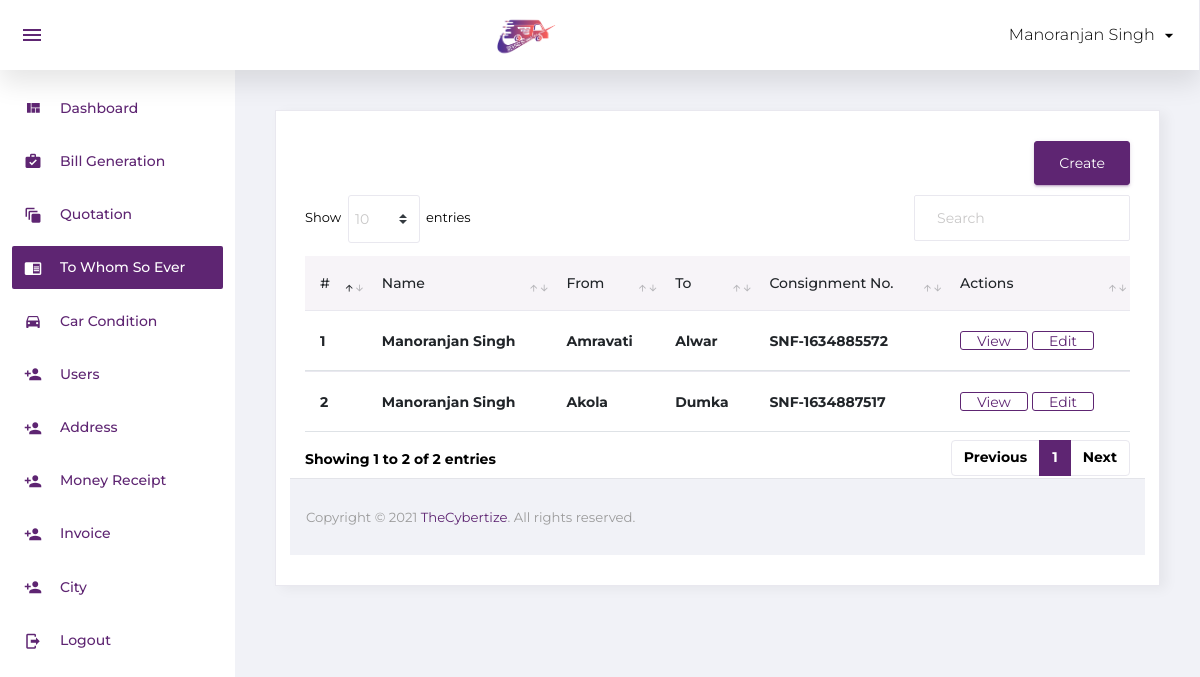
/to-whom-so-everlist.php (signed in), run on the app's committed database.
### tables this page shows
CREATE TABLE `towhom` (
  `id` int(11) NOT NULL,
  `name` varchar(50) NOT NULL,
  `fromaddress` varchar(255) NOT NULL,
  `toaddress` varchar(255) NOT NULL,
  `cnoteno` varchar(100) NOT NULL,
  `date` date NOT NULL DEFAULT current_timestamp(),
  `data` longtext NOT NULL CHECK (json_valid(`data`)),
  `email` varchar(50) NOT NULL,
  `contact` int(15) NOT NULL,
  `oaddress` varchar(255) NOT NULL,
  `faddress` varchar(255) NOT NULL,
  `psign` varchar(100) NOT NULL,
  `osign` varchar(100) NOT NULL
);

### to-whom-so-everlist.php (the view)
<?php
include 'config.php';
include 'include/header.php';
?>
         <div class="content-wrapper">
          <div class="card">
            <div class="card-body">
              <div class="row">
                <div class="col-sm-12">
                        <a href="to-whom-so-ever.php"><button type="button" class="btn btn-primary adUserbtn">Create</button></a>
                </div>
              </div>
              <div class="row">
                <div class="col-12">
                  <div class="table-responsive">
                    <table id="order-listing" class="table">
                      <thead>
                        <tr>
                            <th>#</th>
                            <th>Name</th>
                            <th>From</th>
                            <th>To</th>
                            <th>Consignment No.</th>
                            <th>Actions</th>
                        </tr>
                      </thead>
                      <tbody>
                        <?php
                        $sql="SELECT * from towhom";
                        $query = mysqli_query($con, $sql);
                        $count = mysqli_num_rows($query);
                        if ($count > 0) {
                          $n = 1;
                          while($rows=mysqli_fetch_assoc($query)){ ?>
                            <tr>
                            <td><?php echo $n; ?></td>
                            <td><?php echo $rows['name']; ?></td>
                            <td><?php echo $rows['fromaddress']; ?></td>
                            <td><?php echo $rows['toaddress']; ?></td>
                            <td><?php echo $rows['cnoteno']; ?></td>
                            <td>
                              <a href="view-to-whom-so-ever.php?id=<?php echo $rows['id']; ?>">
                                  <button class="btn btn-outline-primary">View</button>
                              </a>
                              <a href="edit-to-whom-so-ever.php?id=<?php echo $rows['id']; ?>">
                                  <button class="btn btn-outline-primary">Edit</button>
                              </a>
                            </td>
                        </tr>
                        <?php $n++; }
                        }
                        ?>
                      </tbody>
                    </table>
                  </div>
                                </div>
<?php include 'include/footer.php'; ?>

### assets/style.css (style rules this page uses)
* { margin:0; padding:0; font-family: 'Montserrat', sans-serif; }
body { font-weight: 700; }
tr { line-height: 10px; min-height: 10px; height: 10px; }
.adUserbtn { float: right; margin-bottom: 10px; }

### data on the page
towhom: name "Manoranjan Singh", fromaddress "Amravati", toaddress "Alwar", cnoteno "SNF-1634885572"
towhom: name "Manoranjan Singh", fromaddress "Akola", toaddress "Dumka", cnoteno "SNF-1634887517"

### other printed values
$_SESSION['username'] "Manoranjan Singh"
